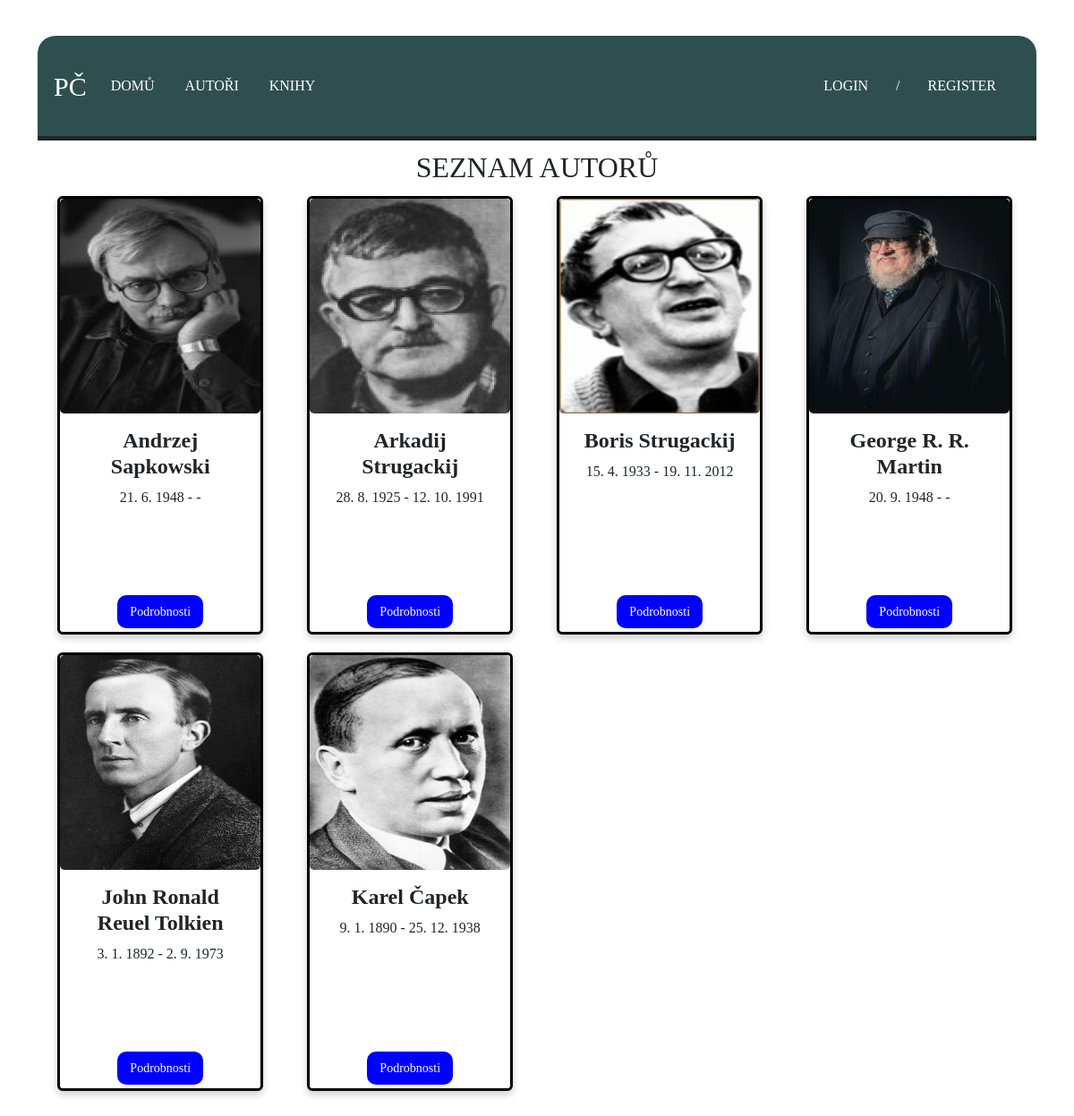
The page /DatabaseApps/authorlist/ on the database its author committed.
### DatabaseApps/models.py (models this page shows, shortened)
class Author(models.Model):
    name = models.CharField(max_length=250, unique=False, verbose_name="Name", blank=False)
    surname = models.CharField(max_length=250, unique=False, verbose_name="Surname", blank=False)
    nation = models.ManyToManyField(Nation)
    birthdate = models.CharField(max_length=100, verbose_name="birthdate", null=True, blank=True)
    deathdate = models.CharField(max_length=100, verbose_name="death date", null=True, blank=True)
    photo = models.ImageField(upload_to=poster_author_path, blank=False, null=True)
    bio = models.TextField(blank=False, null=True)
    nation = models.ManyToManyField(Nation)
    class Meta:
        ordering = ["name"]

### DatabaseApps/views.py (the view)
# urls.py: path('authorlist/', views.AuthorListView.as_view(), name='authorlist'),
class AuthorListView(ListView):
    model = Author
    context_object_name = 'authors_list'
    template_name = 'page/listAuthor.html'

### DatabaseApps/templates/page/listAuthor.html (shortened to what this page needs)
{% extends "base2.html" %}
{% block content %}
    <hr>
    <div class="container-xl containerText">
        <h2 style="text-align: center; padding-top: 1%">SEZNAM AUTORŮ</h2>
        <div class="row">
            {% for author in authors_list %}
                <div class="col-lg-3 col-md-5 col-sm-6 col-xs-12 text-center">
                    <div class="card">
                        <img src="{{ author.photo.url }}" alt="fotka" class="card-img">
                        <div class="card-body">
                            <h4 class="card-title"><b>{{ author.name}} {{ author.surname }}</b></h4>
                            <p class="card-text">{{ author.birthdate }} - {{ author.deathdate }}</p>
                        </div>
                        <a href="{% url 'authordetail' author.pk %}"><button  type="button"  class="btn btn-primary">Podrobnosti</button></a>
                    </div>
                </div>
            {% endfor %}
        </div>
    </div>
{% endblock %}

### DatabaseApps/static/css/stylesheet.css (style rules this page uses)
hr { background-color: black; margin-top: -0.01em; margin-bottom: -0.01em; margin-left: auto; margin-right: auto; border-width: 5px; opacity: 100%; }
.fixedImg { background:url("/DatabaseApps/static/img/books.jpg"); height: 100%; background-attachment: fixed; background-position: center; background-repeat: no-repeat; background-size: cover; }

### DatabaseApps/static/css/listTemplates.css (style rules this page uses)
.containerText { background-color: white; font-family: "Gentium Book Basic"; padding-bottom: 100%; }
.card { border: solid black; margin-top: 2%; box-shadow: 0 4px 8px 0 rgba(0,0,0,0.2); transition: 0.3s; width: 230px; height: 490px; margin-left: 4%; margin-bottom: 6%; }
.card-img { height: 240px; width: auto; }
.btn { color: white; border-radius: 10px; background-color: blue; border: 2px solid blue; text-decoration: none; display: inline-block; transition-duration: 0.5s; cursor: pointer; font-size: 14px; margin-bottom: 4px; }

### rows shown on the page
Author: photo (picture), name "Andrzej", surname "Sapkowski", birthdate "21. 6. 1948", deathdate "-"
Author: photo (picture), name "Arkadij", surname "Strugackij", birthdate "28. 8. 1925", deathdate "12. 10. 1991"
Author: photo (picture), name "Boris", surname "Strugackij", birthdate "15. 4. 1933", deathdate "19. 11. 2012"
Author: photo (picture), name "George", surname "R. R. Martin", birthdate "20. 9. 1948", deathdate "-"
Author: photo (picture), name "John", surname "Ronald Reuel Tolkien", birthdate "3. 1. 1892", deathdate "2. 9. 1973"
Author: photo (picture), name "Karel", surname "Čapek", birthdate "9. 1. 1890", deathdate "25. 12. 1938"
